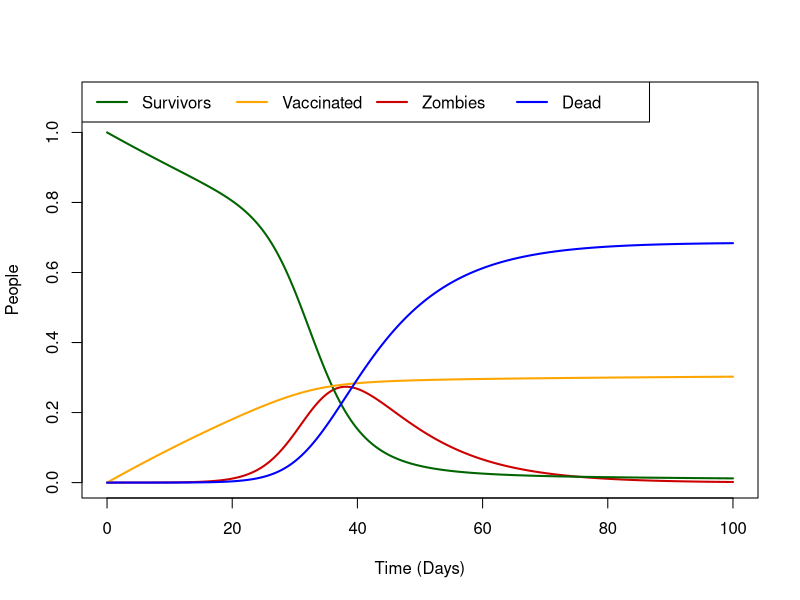

Recreate this plot in R.
require(deSolve)

zombie.model <- function (t, x, params) {
  S <- x[1]
  V <- x[2]
  I <- x[3]
  R <- x[4]
  with (
    as.list(params),
{
	dS <- -beta*S*I - sigma*S
	dV <- sigma*S
	dI <- beta*S*I - gamma*I
	dR <- gamma*I
  res <- c(dS,dV,dI,dR)
  list(res)
}
  )
}

times <- seq(0,100,by=0.05)
params <- c(
 beta <- 0.50,
 gamma <- 1/10,
 sigma <- 0.01
)

xstart <- c(S = 0.99999, V=0, I = 0.00001, R= 0)

out <- as.data.frame(lsoda(xstart,times,zombie.model,params))

plot(I~time, data=out, ylim=c(0,1.1), type="l", col="red3", lwd=2, ylab="People", xlab="Time (Days)")
lines(S~time, data=out, type="l", col="darkgreen", lwd=2)
lines(V~time, data=out, type="l", col="orange",lwd=2)
lines(R~time, data=out, type="l", col="blue", lwd=2)
legend("topleft", c("Survivors","Vaccinated","Zombies","Dead"), col=c("darkgreen","orange","red3","blue"), lwd=c(2,2,2,2), bty='y', ncol=4)
